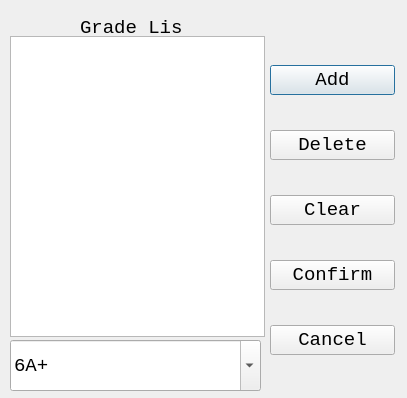
<?xml version="1.0" encoding="UTF-8"?>
<ui version="4.0">
 <class>form</class>
 <widget class="QDialog" name="form">
  <property name="geometry">
   <rect>
    <x>0</x>
    <y>0</y>
    <width>407</width>
    <height>398</height>
   </rect>
  </property>
  <property name="font">
   <font>
    <family>Consolas</family>
    <pointsize>14</pointsize>
   </font>
  </property>
  <property name="windowTitle">
   <string>Input Grades</string>
  </property>
  <widget class="QWidget" name="layoutWidget">
   <property name="geometry">
    <rect>
     <x>270</x>
     <y>36</y>
     <width>125</width>
     <height>351</height>
    </rect>
   </property>
   <layout class="QVBoxLayout" name="verticalLayout_2">
    <item>
     <widget class="QPushButton" name="add_2">
      <property name="text">
       <string>Add</string>
      </property>
     </widget>
    </item>
    <item>
     <widget class="QPushButton" name="delete_2">
      <property name="text">
       <string>Delete</string>
      </property>
     </widget>
    </item>
    <item>
     <widget class="QPushButton" name="clear_2">
      <property name="text">
       <string>Clear</string>
      </property>
     </widget>
    </item>
    <item>
     <widget class="QPushButton" name="confirm_button">
      <property name="text">
       <string>Confirm</string>
      </property>
     </widget>
    </item>
    <item>
     <widget class="QPushButton" name="cancel_button">
      <property name="text">
       <string>Cancel</string>
      </property>
     </widget>
    </item>
   </layout>
  </widget>
  <widget class="QLabel" name="label">
   <property name="geometry">
    <rect>
     <x>80</x>
     <y>20</y>
     <width>101</width>
     <height>16</height>
    </rect>
   </property>
   <property name="text">
    <string>Grade List</string>
   </property>
  </widget>
  <widget class="QListWidget" name="output">
   <property name="geometry">
    <rect>
     <x>10</x>
     <y>36</y>
     <width>255</width>
     <height>301</height>
    </rect>
   </property>
  </widget>
  <widget class="QComboBox" name="comboBox">
   <property name="geometry">
    <rect>
     <x>10</x>
     <y>340</y>
     <width>251</width>
     <height>51</height>
    </rect>
   </property>
   <property name="editable">
    <bool>true</bool>
   </property>
   <item>
    <property name="text">
     <string>6A+</string>
    </property>
   </item>
   <item>
    <property name="text">
     <string>5A+1A</string>
    </property>
   </item>
   <item>
    <property name="text">
     <string>4A+2A</string>
    </property>
   </item>
   <item>
    <property name="text">
     <string>3A+3A</string>
    </property>
   </item>
   <item>
    <property name="text">
     <string>2A+4A</string>
    </property>
   </item>
   <item>
    <property name="text">
     <string>1A+5A</string>
    </property>
   </item>
   <item>
    <property name="text">
     <string>6A</string>
    </property>
   </item>
  </widget>
 </widget>
 <resources/>
 <connections/>
</ui>
